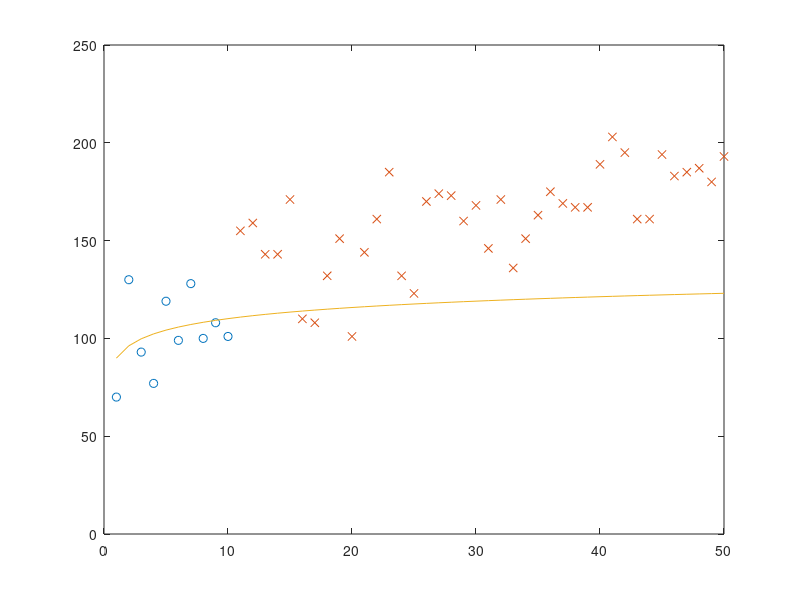
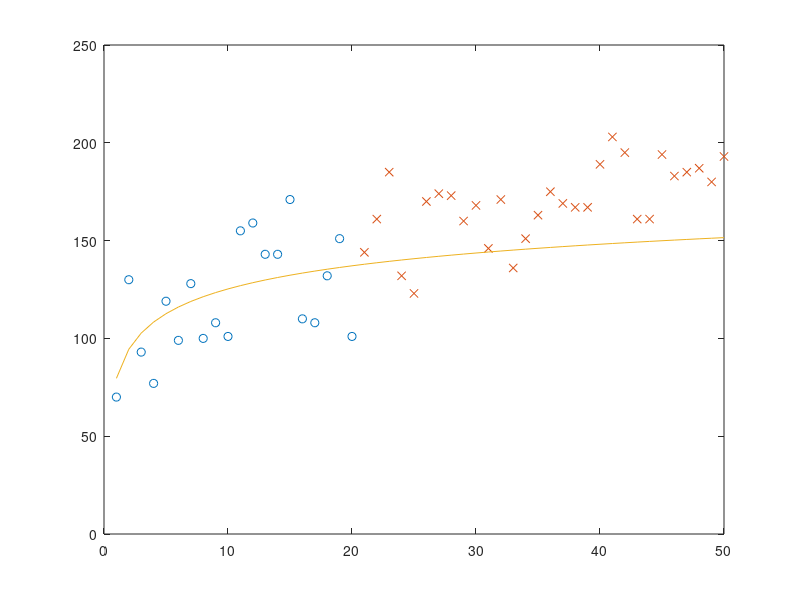
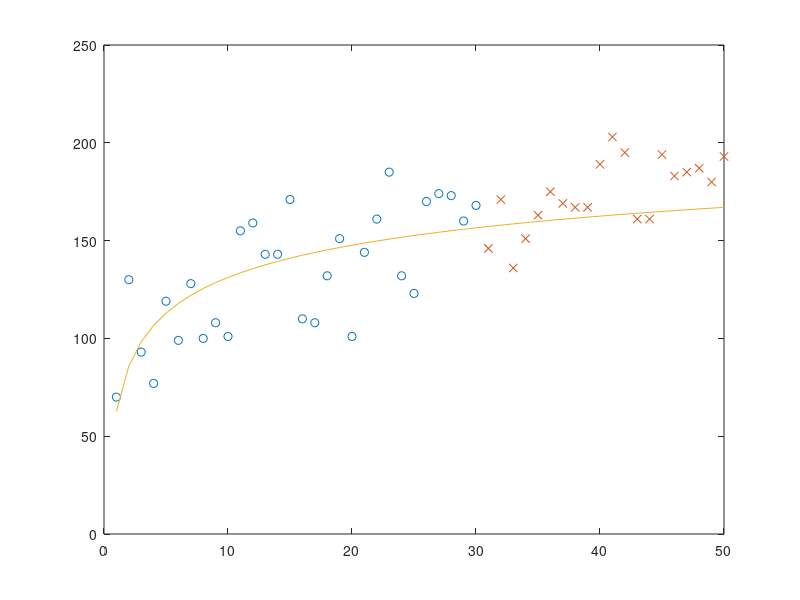
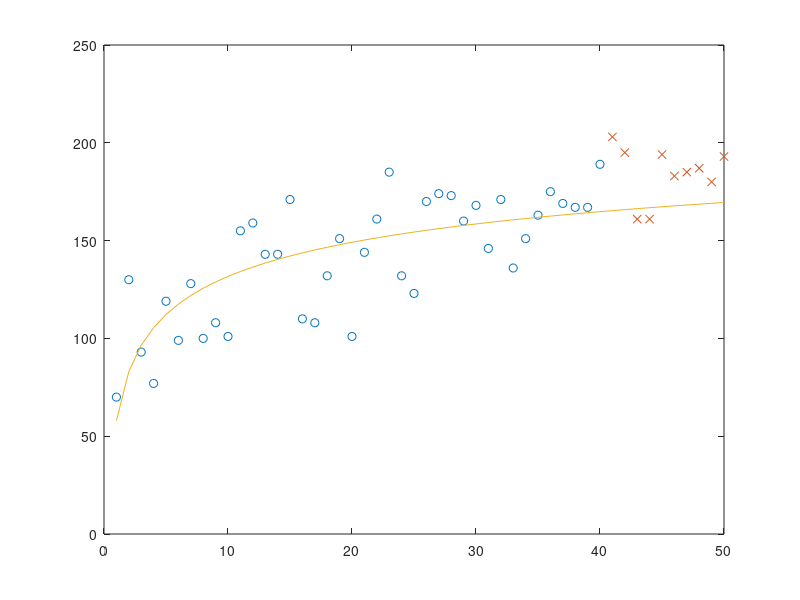

These charts were generated, in order, by the following MATLAB code:
clear all
close all

m_list = [10,20,30,40,50];
Data = load('data.txt');
for m_index = 1:length(m_list)
    Data = Data(1:50,:);
    [N,n] = size(Data);
    y = Data(40:N,:);
    y = 300-y;
    y = mean(y,1);
    See = 0;
    y_pred = zeros(n,1);
    R2_sub = zeros(n,1);
    m = m_list(m_index);
    fprintf('first %d trials:\n',m);
    for i = 6:6
        X = 1:m;
        Y = Data(1:m,i);
        Y = 300 - Y;
        log_X = log(X)';
        log_Y = log(Y+1);
        y0 = Data(40:N,i);
%         bA = GetModels(log_X',log_Y,1);
%         [sApred,R2] = GetModelPrediction((log(1:50))',log_Y,log(y0),bA);
        bA = regress(log_Y,[ones(size(log_X)),log_X]);
        sApred = bA(1)+bA(2)*(log(1:50))';
        figure
        %predicting plot
        plot(X,Data(1:m,i),'o');hold on;
        plot((m+1):50,Data(m+1:end,i),'x');hold on;
        plot(1:50,300-(exp(sApred)-1),'-');hold on;
        axis([0 50 0 250])
%         figure
%         plot(log_X',log_Y,'o');hold on;
%         plot(log((m+1):50),log(300-Data(m+1:end,i)),'x');hold on;
%         plot((log(1:50))',sApred,'-');hold on;
    end
end
